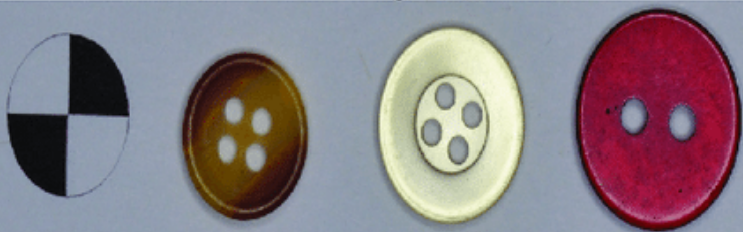
#> input picture discussion1.png, 743 x 232 px, found by its file name
$ python simple_thresholding_opencv.py
#> lines starting #> are read from the running program, lines starting #| are printed output that depends on the picture
import cv2 as cv
import numpy as np


path = r'C:\Users\jorda\Documents\personal\masters\CSC515 - Computer Vision\Mod6\Discussion\discussion1.png'
img = cv.imread(path)
#> img is the input picture: shape (232, 743, 3); mean B, G, R 131.6, 124.3, 137.1


_, th1 = cv.threshold(img, 127, 255, cv.THRESH_BINARY_INV)
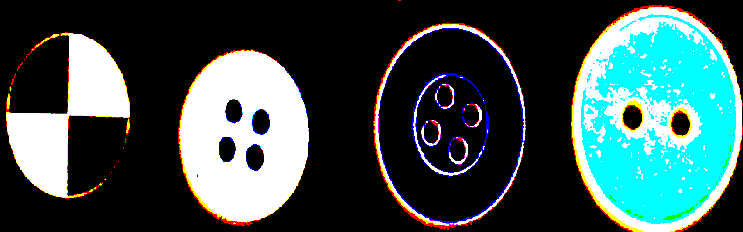
#> th1: shape (232, 743, 3); mean B, G, R 83, 84.3, 60

cv.imshow("Original Image", img)
cv.imshow("Threshold Image", th1)

cv.waitKey(0)
cv.destroyAllWindows()
